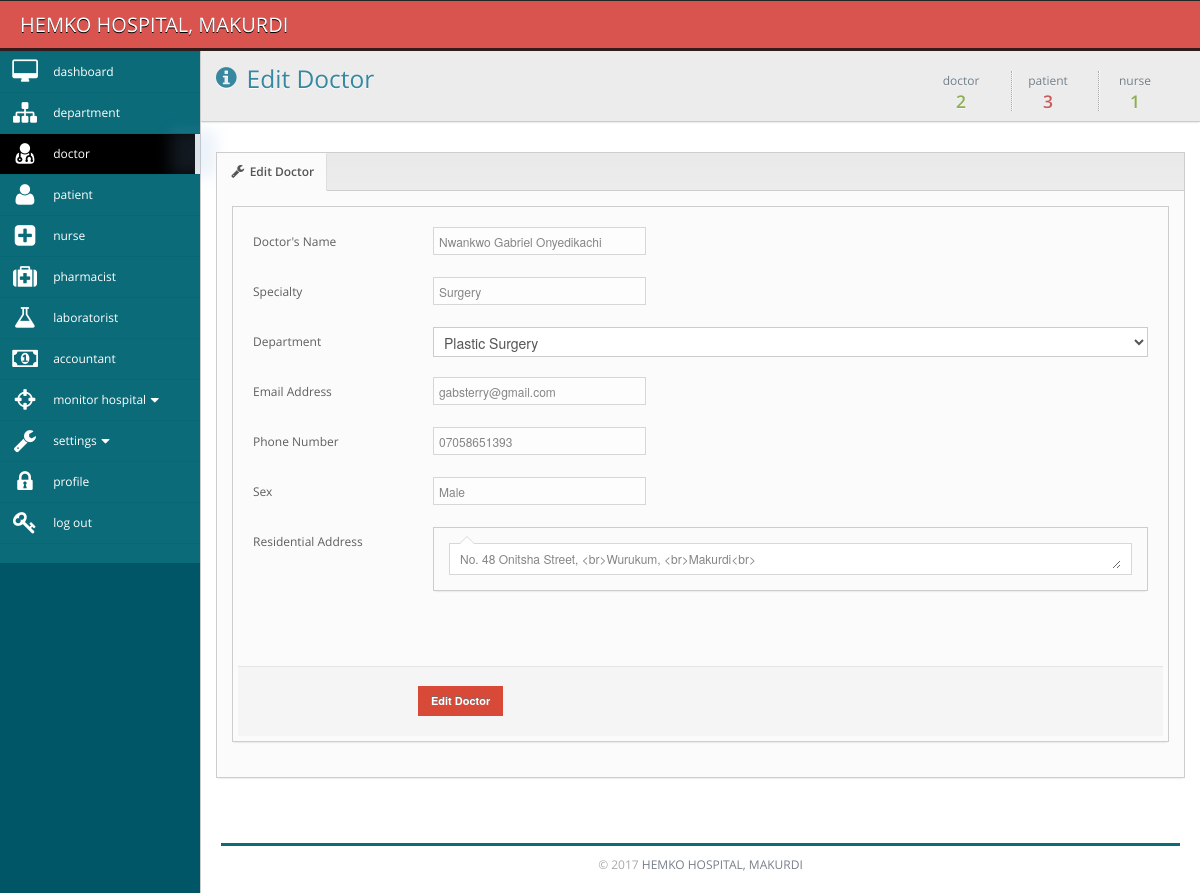
The app's page /admin/edit_doctor.php?id=1 (signed in) with its own data.
### tables this page shows
CREATE TABLE `staff` (
  `staffid` int(10) unsigned NOT NULL AUTO_INCREMENT,
  `email` varchar(255) DEFAULT NULL,
  `fullname` varchar(255) DEFAULT NULL,
  `sex` varchar(45) DEFAULT NULL,
  `phone` varchar(255) DEFAULT NULL,
  `address` varchar(255) DEFAULT NULL,
  `department` varchar(255) DEFAULT NULL,
  `designation` varchar(255) DEFAULT NULL,
  `specialty` varchar(255) DEFAULT NULL,
  PRIMARY KEY (`staffid`)
);

### admin/edit_doctor.php (the view, shortened to what this page needs)
<?php
$loggedInUser = $_SESSION["user"];
$activeUser = mysql_fetch_array(mysql_query("select * from users where(email = '$loggedInUser')"));
$role = $activeUser['role'];
$id=$_GET['id'];
if(!empty($id)){
$pickUp = mysql_fetch_array(mysql_query("select * from staff where staffid = '$id'"));
}
$doctor = mysql_query("select * from staff where designation = 'doctor'");
$nurse = mysql_query("select * from staff where designation = 'accountant'");
$patient = mysql_query("select * from patients");
?>
<!DOCTYPE html PUBLIC "-//W3C//DTD XHTML 1.0 Transitional//EN" "http://www.w3.org/TR/xhtml1/DTD/xhtml1-transitional.dtd">
<html>
    <head>
		<link rel="stylesheet" href="../css/font.css">
		<link href="../css/bayanno.css" media="screen" rel="stylesheet" type="text/css" />
</head>
<?php
 include("../session.php");
?>
<body>
<?php if($role=="admin"){ ?>
    <div class="navbar navbar-top navbar-inverse">
	<div class="navbar-inner">
		<div class="container-fluid">
			<a class="brand" href="">HEMKO HOSPITAL, MAKURDI</a>
		</div>
	</div>
</div>
<div class="primary-sidebar">
	<ul class="nav nav-collapse collapse nav-collapse-primary">
		<li class="">
			<span class="glow"></span>
				<a href="dashboard.php" >
					<i class="icon-desktop icon-2x"></i>
					<span>dashboard</span>
				</a>
		</li>
		<li class="">
			<span class="glow"></span>
				<a href="manage_department.php" >
					<i class="icon-sitemap icon-2x"></i>
					<span>department</span>
				</a>
		</li>
		<li class="dark-nav active">
			<span class="glow"></span>
				<a href="manage_doctor.php" >
					<i class="icon-user-md icon-2x"></i>
					<span>doctor</span>
				</a>
		</li>
		<li class="">
			<span class="glow"></span>
				<a href="manage_patient.php" >
					<i class="icon-user icon-2x"></i>
					<span>patient</span>
				</a>
		</li>
		<li class="">
			<span class="glow"></span>
				<a href="manage_nurse.php" >
					<i class="icon-plus-sign-alt icon-2x"></i>
					<span>nurse</span>
				</a>
		</li>
		<li class="">
			<span class="glow"></span>
				<a href="manage_pharmacist.php" >
					<i class="icon-medkit icon-2x"></i>
					<span>pharmacist</span>
				</a>
		</li>
		<li class="">
			<span class="glow"></span>
				<a href="manage_laboratorist.php" >
					<i class="icon-beaker icon-2x"></i>
					<span>laboratorist</span>
				</a>
		</li>
		<li class="">
			<span class="glow"></span>
				<a href="manage_accountant.php" >
					<i class="icon-money icon-2x"></i>
					<span>accountant</span>
				</a>
		</li>
		<li class="dark-nav ">
			<span class="glow"></span>
            <a class="accordion-toggle  " data-toggle="collapse" href="#view_hospital_submenu" >
                <i class="icon-screenshot icon-2x"></i>
                <span>monitor hospital<i class="icon-caret-down"></i></span>
            </a>
		</li>
		<li class="dark-nav ">
			<span class="glow"></span>
            <a class="accordion-toggle  " data-toggle="collapse" href="#settings_submenu" >
                <i class="icon-wrench icon-2x"></i>
                <span>settings<i class="icon-caret-down"></i></span>
            </a>
		</li>
		<li class="">
			<span class="glow"></span>
				<a href="manage_profile.php" >
					<i class="icon-lock icon-2x"></i>
					<span>profile</span>
				</a>
		</li>
		<li class="">
			<span class="glow"></span>
				<a href="../logout.php" >
					<i class="icon-key icon-2x"></i>
					<span>log out</span>
				</a>
		</li>
	</ul>
</div>
    <div class="main-content">
		        <div class="container-fluid" >
            <div class="row-fluid">
                <div class="area-top clearfix">
                    <div class="pull-left header">
                        <h3 class="title">
                        <i class="icon-info-sign"></i>
                        Edit Doctor </h3>
                    </div>
                    <ul class="inline pull-right sparkline-box">
                        <li class="sparkline-row">
                            <h4 class="green">
                                <span>doctor</span>
                               <?php echo mysql_num_rows($doctor);?>
                            </h4>
                        </li>
                        <li class="sparkline-row">
                            <h4 class="red">
                                <span>patient</span>
                                <?php echo mysql_num_rows($patient);?>
                            </h4>
                        </li>
                        <li class="sparkline-row">
                            <h4 class="green">
                                <span>nurse</span>
                                <?php echo mysql_num_rows($nurse);?>
                            </h4>
                        </li>
                    </ul>
                </div>
            </div>
        </div>
        <div class="container-fluid padded">
            <div class="box">
	<div class="box-header">
		<ul class="nav nav-tabs nav-tabs-left">
			<li class="active">
            	<a href="#edit" data-toggle="tab"><i class="icon-wrench"></i>
					Edit Doctor
                    	</a></li>
	</ul>
	</div>
	<div class="box-content padded">
		<div class="tab-content">
			<div class="tab-pane box active" id="edit" style="padding: 5px">
                <div class="box-content">
                    <form action="" method="post" accept-charset="utf-8" class="form-horizontal validatable">
                        <div class="padded">
                            <div class="control-group">
                                <label class="control-label">Doctor's Name</label>
                                <div class="controls">
                                    <input type="text" class="validate[required]" name="name" value="<?php echo $pickUp['fullname'];?>"/>
                                </div>
                            </div>
							<div class="control-group">
                                <label class="control-label">Specialty</label>
                                <div class="controls">
                                    <input type="text" class="validate[required]" name="specialty" value="<?php echo $pickUp['specialty'];?>" readonly="readonly"/>
                                </div>
                            </div>
							<div class="control-group">
                                <label class="control-label">Department</label>
                                <div class="controls">
                                    <select name="dept" class="uniform" style="width:100%;">
									<option value="<?php echo $pickUp['department'];?>"><?php echo $pickUp['department'];?></option>
                                    </select>
                                </div>
                            </div>
							<div class="control-group">
                                <label class="control-label">Email Address</label>
                                <div class="controls">
                                    <input type="email" class="validate[required]" name="email" value="<?php echo $pickUp['email'];?>"/>
                                </div>
                            </div>
							<div class="control-group">
                                <label class="control-label">Phone Number</label>
                                <div class="controls">
                                    <input type="text" class="validate[required]" name="phone" value="<?php echo $pickUp['phone'];?>"/>
                                </div>
                            </div>
							<div class="control-group">
                                <label class="control-label">Sex</label>
                                <div class="controls">
                                    <input type="text" class="validate[required]" name="sex" value="<?php echo $pickUp['sex'];?>" readonly="readonly"/>
                                </div>
                            </div>
                            <div class="control-group">
                                <label class="control-label">Residential Address</label>
                                <div class="controls">
                                    <div class="box closable-chat-box">
                                        <div class="box-content padded">
                                                <div class="chat-message-box">
                                                <textarea name="address" id="ttt" rows="5" placeholder="Add Description"><?php echo $pickUp['address'];?></textarea>
                                                </div>
                                        </div>
                                    </div>
                                </div>
                            </div>
                            </div>
                        <div class="form-actions">
                            <button type="submit" name="submit" class="btn btn-blue">Edit Doctor</button>
                        </div>
                    </form>
                </div>
			</div>
        </div>
	</div>
</div>
        </div>
	    <div style="clear:both;color:#aaa; padding:20px;">
    	<hr /><center>&copy; 2017 <a href="">HEMKO HOSPITAL, MAKURDI</a></center>
    </div>
    </div>
    <?php }else{
  echo "<meta http-equiv=\"refresh\" content=\"0;URL=../error_page.php\">";
  exit;
  } ?>
</body>
</html>

### records on screen
staff: name "Nwankwo Gabriel Onyedikachi", specialty "Surgery", dept "Plastic Surgery", email "gabsterry@gmail.com", phone "07058651393", sex "Male", address "No. 48 Onitsha Street, <br>Wurukum, <br>Makurdi<br>"

### other values on screen
mysql_num_rows($doctor) "2"
mysql_num_rows($patient) "3"
mysql_num_rows($nurse) "1"
